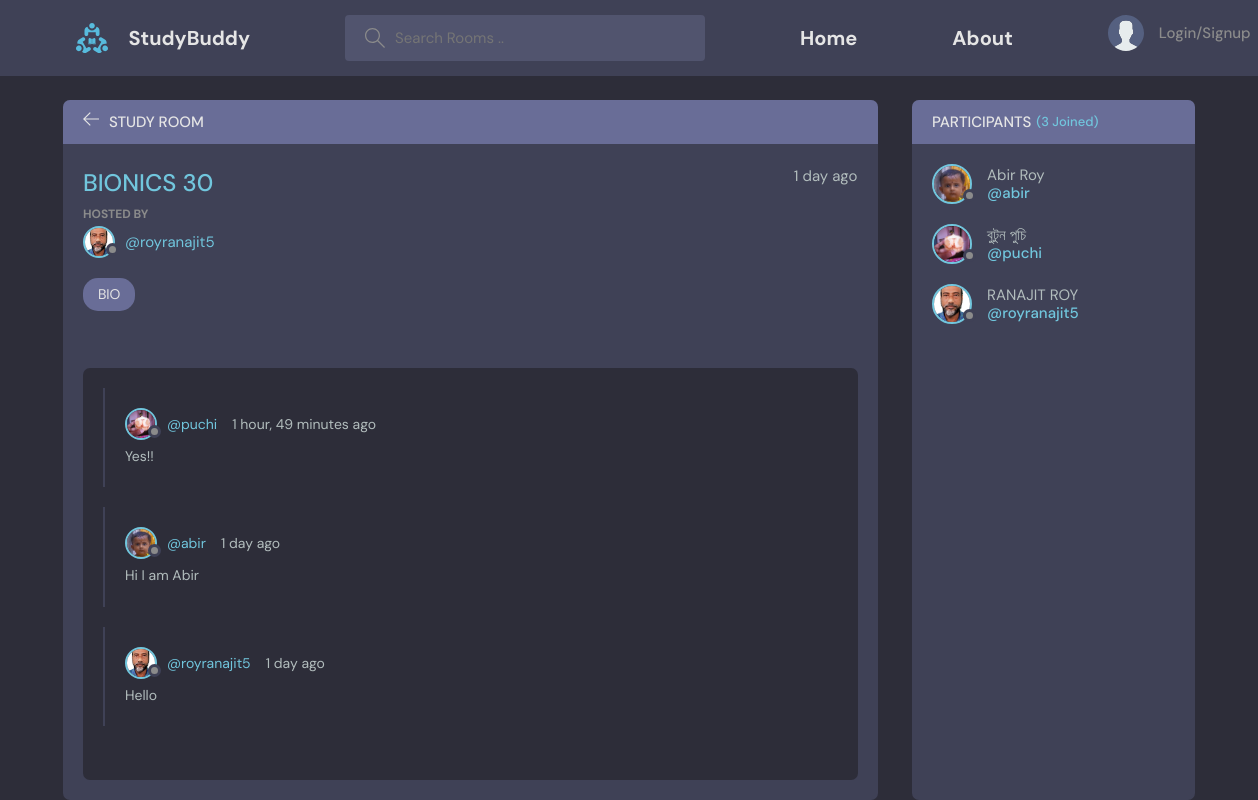
The app's page /room/16/ with its own data.
### bas/models.py (models this page shows, shortened)
class Room(models.Model):
    host = models.ForeignKey(User, on_delete=models.SET_NULL, null=True)
    topic = models.ForeignKey(Topic, on_delete=models.SET_NULL, null=True)
    name = models.CharField(max_length=100)
    description = models.TextField(null=True, blank=True)
    participants = models.ManyToManyField(User, related_name='participants', blank=True)
    updated = models.DateTimeField(auto_now=True)
    created = models.DateTimeField(auto_now_add=True)
    outside_review = models.TextField(null=True, blank=True)
    class Meta:
        ordering = ['-updated', '-created']

class Profile(models.Model):
    user = models.OneToOneField(User, null=True, on_delete=models.CASCADE)
    bio = models.TextField(null=True)
    avatar = models.ImageField(null=True, default="avatar.svg")

class Topic(models.Model):
    name = models.CharField(max_length=200)

class Message(models.Model):
    user = models.ForeignKey(User, on_delete=models.CASCADE)
    room = models.ForeignKey(Room, on_delete=models.CASCADE)
    body = models.TextField()
    updated = models.DateTimeField(auto_now=True)
    created = models.DateTimeField(auto_now_add=True)
    class Meta:
        ordering = ['-updated', '-created']

### bas/views.py (the view, shortened to what this page needs)
# urls.py: path('room/<str:pk>/', views.room, name="Room"),
def room(request, pk):
    room = Room.objects.get(id=pk)
    message = room.message_set.all().order_by('-created')
    participants = room.participants.all()
    Profiles = Profile.objects.all()
    context = {'Room' : room, 'Message' : message, 'Participants' : participants, 'Profiles' : Profiles}
    return render(request, 'bas/room.html', context)

### bas/templates/bas/room.html (shortened to what this page needs)
{% extends 'main.html' %}
{% block content %}
<main class="profile-page layout layout--2">
  <div class="container">
    <div class="room">
      <div class="room__top">
        <div class="room__topLeft">
          <a href="{% url 'home' %}">
            <svg version="1.1" xmlns="http://www.w3.org/2000/svg" width="32" height="32" viewBox="0 0 32 32">
              <title>arrow-left</title>
              <path
                d="M13.723 2.286l-13.723 13.714 13.719 13.714 1.616-1.611-10.96-10.96h27.625v-2.286h-27.625l10.965-10.965-1.616-1.607z"
              ></path>
            </svg>
          </a>
          <h3>Study Room</h3>
        </div>
      </div>
      <div class="room__box scroll">
        <div class="room__header scroll">
          <div class="room__info">
            <h3>{{Room.name}}</h3>
            <span>{{Room.created|timesince}} ago</span>
          </div>
          <div class="room__hosted">
            <p>Hosted By</p>
            <a href="{% url 'userProfile' Room.host.id %}" class="room__author">
              <div class="avatar avatar--small">
                {% include 'bas/profile_image.html' with user_id=Room.host.id %}
              </div>
              <span>@{{Room.host.username}}</span>
            </a>
          </div>
          <span class="room__topics">{{Room.topic.name}}</span>
        </div>
        <div class="room__conversation">
          <div class="threads scroll">
            {% if Message %}
            {% for m in Message %}
            <div class="thread">
              <div class="thread__top">
                <div class="thread__author">
                  <a href="{% url 'userProfile' m.user.id %}" class="thread__authorInfo">
                    <div class="avatar avatar--small">
                      {% include 'bas/profile_image.html' with user_id=m.user.id %}
                    </div>
                    <span>@{{m.user.username}}</span>
                  </a>
                  <span class="thread__date">{{m.created|timesince}} ago</span>
                </div>
              </div>
              <div class="thread__details">
                {{m.body}}
              </div>
            </div>
            {% endfor %}
            {% endif %}
          </div>
        </div>
      </div>
    </div>
    <div class="participants">
      <h3 class="participants__top">Participants <span>({{Participants.count}} Joined)</span></h3>
      <div class="participants__list scroll">
        {% for p in Participants %}
        <a href="{% url 'userProfile' p.id %}" class="participant">
          <div class="avatar avatar--medium">
            {% include 'bas/profile_image.html' with user_id=p.id %}
          </div>
          <p>
            {{p.first_name}} {{p.last_name}}
            <span>@{{p.username}}</span>
          </p>
        </a>
        {% endfor %}
      </div>
    </div>
  </div>
</main>
{% endblock %}

### bas/templates/bas/profile_image.html
{% for profile in Profiles%}
{% if profile.user.id == user_id %}
<img src="{{profile.avatar.url}}" />
{% endif %}
{% endfor %}

### records on screen
Room: name "BIONICS 30", created "1 day", host.username "royranajit5", topic.name "BIO"
Profile: avatar (picture)
Message: user.username "puchi", created "1 hour, 49 minutes", body "Yes!!"
Profile: avatar (picture)
Message: user.username "abir", created "1 day", body "Hi I am Abir"
Profile: avatar (picture)
Message: user.username "royranajit5", created "1 day", body "Hello"

### other values on screen
{{ Participants.count }} "3"
{{ p.first_name }} "Abir"
{{ p.last_name }} "Roy"
{{ p.username }} "abir"
{{ p.first_name }} "বুটুন"
{{ p.last_name }} "পুচি"
{{ p.username }} "puchi"
{{ p.first_name }} "RANAJIT"
{{ p.last_name }} "ROY"
{{ p.username }} "royranajit5"
